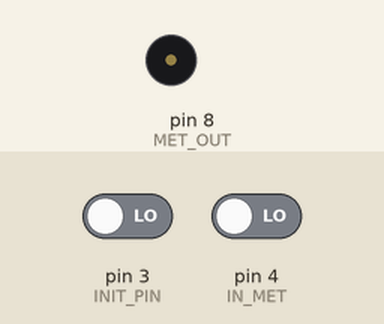
A sketch run on a simulated Arduino Uno, built with avr-gcc and run on an emulated ATmega328P. Parts: buzzer (waves = sounding). The test bench sets the inputs (shaded band); at power-on: pin 4 (IN_MET) LOW, pin 3 (INIT_PIN) LOW.

Above: at 1.2 s.
1.3 s: pin 4 (IN_MET) driven HIGH
At 1.77 s:
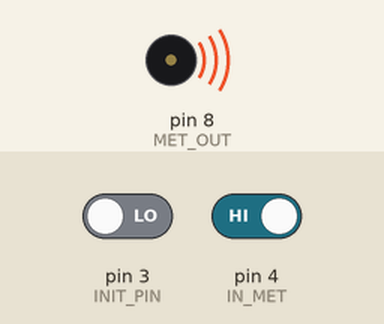
4.3 s: pin 4 (IN_MET) driven LOW
Timing chart, 0 to 7.3 s (numbered marks = the images above; inputs shaded):
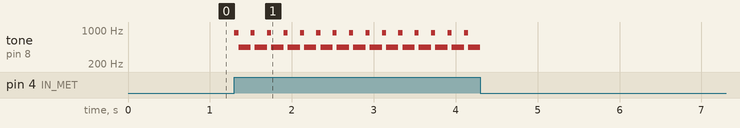

The sketch:

met_out.ino
```cpp
#define IN_MET 4 //デジタルインプットのピン
#define MET_OUT 8 //メトロノーム
#define INIT_PIN 3

int val_met;
int val_init;
int t=0;

void setup() {
  pinMode(IN_MET,INPUT);
}

void loop() {
  val_met=digitalRead(IN_MET);
  val_init=digitalRead(INIT_PIN);

  if(val_init == HIGH)
    t=0;

  if(val_met == HIGH){
    if(t == 0){
      tone(MET_OUT,880);
      t=3;
    }
    else{
      tone(MET_OUT,440);
      t--;
    }
    delay(50);
    noTone(MET_OUT);
  }
}
```

Measured:
- after the input at 1.3 s, tone on pin 8 (MET_OUT): alternates 880 Hz for 0.05 s and 440 Hz for 0.15 s, starting at once
